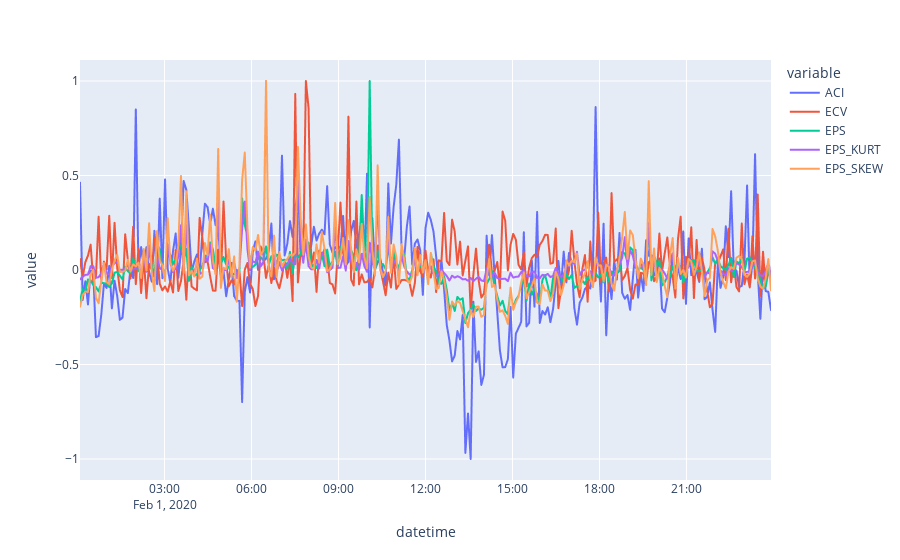

Write notebook code for a chart like this one.
### Markdown cell above
# Plot the normalized indices

### Code cell
fig = px.line(df_norm, x="datetime", y=["ACI", 'ECV', 'EPS', 'EPS_KURT', 'EPS_SKEW'])
fig.show()

### Figure 1 — Plotly figure (JSON) as saved in the notebook; plotly's stock layout.template omitted (floating-point values rounded to 4 significant figures; data arrays with more than 128 entries replaced by an {"elided": "..."} marker saying what was removed)
{"data": [{"hovertemplate": "variable=ACI<br>datetime=%{x}<br>value=%{y}<extra></extra>", "legendgroup": "ACI", "line": {"color": "#636efa", "dash": "solid"}, "marker": {"symbol": "circle"}, "mode": "lines", "name": "ACI", "showlegend": true, "type": "scattergl", "x": {"elided": "261 str values"}, "xaxis": "x", "y": {"elided": "261 float values"}, "yaxis": "y"}, {"hovertemplate": "variable=ECV<br>datetime=%{x}<br>value=%{y}<extra></extra>", "legendgroup": "ECV", "line": {"color": "#EF553B", "dash": "solid"}, "marker": {"symbol": "circle"}, "mode": "lines", "name": "ECV", "showlegend": true, "type": "scattergl", "x": {"elided": "261 str values"}, "xaxis": "x", "y": {"elided": "261 float values"}, "yaxis": "y"}, {"hovertemplate": "variable=EPS<br>datetime=%{x}<br>value=%{y}<extra></extra>", "legendgroup": "EPS", "line": {"color": "#00cc96", "dash": "solid"}, "marker": {"symbol": "circle"}, "mode": "lines", "name": "EPS", "showlegend": true, "type": "scattergl", "x": {"elided": "261 str values"}, "xaxis": "x", "y": {"elided": "261 float values"}, "yaxis": "y"}, {"hovertemplate": "variable=EPS_KURT<br>datetime=%{x}<br>value=%{y}<extra></extra>", "legendgroup": "EPS_KURT", "line": {"color": "#ab63fa", "dash": "solid"}, "marker": {"symbol": "circle"}, "mode": "lines", "name": "EPS_KURT", "showlegend": true, "type": "scattergl", "x": {"elided": "261 str values"}, "xaxis": "x", "y": {"elided": "261 float values"}, "yaxis": "y"}, {"hovertemplate": "variable=EPS_SKEW<br>datetime=%{x}<br>value=%{y}<extra></extra>", "legendgroup": "EPS_SKEW", "line": {"color": "#FFA15A", "dash": "solid"}, "marker": {"symbol": "circle"}, "mode": "lines", "name": "EPS_SKEW", "showlegend": true, "type": "scattergl", "x": {"elided": "261 str values"}, "xaxis": "x", "y": {"elided": "261 float values"}, "yaxis": "y"}], "layout": {"autosize": true, "legend": {"title": {"text": "variable"}, "tracegroupgap": 0}, "margin": {"t": 60}, "xaxis": {"anchor": "y", "autorange": true, "domain": [0, 1], "range": ["2020-02-01 00:05", "2020-02-01 23:55"], "title": {"text": "datetime"}, "type": "date"}, "yaxis": {"anchor": "x", "autorange": true, "domain": [0, 1], "range": [-1.111, 1.111], "title": {"text": "value"}, "type": "linear"}}}
